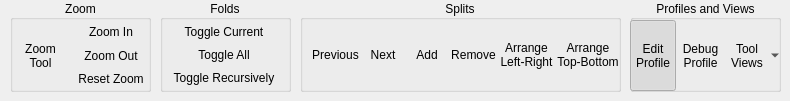
    <widget class="QWidget" name="tabView">
     <attribute name="title">
      <string>View</string>
     </attribute>
     <widget class="QGroupBox" name="groupBox_6">
      <property name="geometry">
       <rect>
        <x>10</x>
        <y>0</y>
        <width>141</width>
        <height>92</height>
       </rect>
      </property>
      <property name="sizePolicy">
       <sizepolicy hsizetype="Fixed" vsizetype="Fixed">
        <horstretch>0</horstretch>
        <verstretch>0</verstretch>
       </sizepolicy>
      </property>
      <property name="title">
       <string>Zoom</string>
      </property>
      <property name="alignment">
       <set>Qt::AlignCenter</set>
      </property>
      <property name="flat">
       <bool>true</bool>
      </property>
      <widget class="QWidget" name="layoutWidget">
       <property name="geometry">
        <rect>
         <x>0</x>
         <y>20</y>
         <width>141</width>
         <height>71</height>
        </rect>
       </property>
       <layout class="QGridLayout" name="gridLayout">
        <property name="spacing">
         <number>0</number>
        </property>
        <item row="0" column="0" rowspan="3">
         <widget class="QToolButton" name="toolButton_24">
          <property name="sizePolicy">
           <sizepolicy hsizetype="Preferred" vsizetype="Expanding">
            <horstretch>0</horstretch>
            <verstretch>0</verstretch>
           </sizepolicy>
          </property>
          <property name="minimumSize">
           <size>
            <width>44</width>
            <height>0</height>
           </size>
          </property>
          <property name="text">
           <string>Zoom
Tool</string>
          </property>
          <property name="icon">
           <iconset resource="../../Resources/Icons/ericActions.qrc">
            <normaloff>:/View/zoomTo.png</normaloff>:/View/zoomTo.png</iconset>
          </property>
          <property name="iconSize">
           <size>
            <width>22</width>
            <height>22</height>
           </size>
          </property>
          <property name="toolButtonStyle">
           <enum>Qt::ToolButtonTextUnderIcon</enum>
          </property>
          <property name="autoRaise">
           <bool>true</bool>
          </property>
         </widget>
        </item>
        <item row="0" column="1">
         <widget class="QToolButton" name="toolButton_3">
          <property name="sizePolicy">
           <sizepolicy hsizetype="Preferred" vsizetype="Expanding">
            <horstretch>0</horstretch>
            <verstretch>0</verstretch>
           </sizepolicy>
          </property>
          <property name="minimumSize">
           <size>
            <width>44</width>
            <height>22</height>
           </size>
          </property>
          <property name="text">
           <string>Zoom In</string>
          </property>
          <property name="icon">
           <iconset resource="../../Resources/Icons/ericActions.qrc">
            <normaloff>:/View/zoomin.png</normaloff>:/View/zoomin.png</iconset>
          </property>
          <property name="iconSize">
           <size>
            <width>16</width>
            <height>16</height>
           </size>
          </property>
          <property name="toolButtonStyle">
           <enum>Qt::ToolButtonTextBesideIcon</enum>
          </property>
          <property name="autoRaise">
           <bool>true</bool>
          </property>
         </widget>
        </item>
        <item row="1" column="1">
         <widget class="QToolButton" name="toolButton_18">
          <property name="sizePolicy">
           <sizepolicy hsizetype="Preferred" vsizetype="Expanding">
            <horstretch>0</horstretch>
            <verstretch>0</verstretch>
           </sizepolicy>
          </property>
          <property name="minimumSize">
           <size>
            <width>44</width>
            <height>22</height>
           </size>
          </property>
          <property name="text">
           <string>Zoom Out</string>
          </property>
          <property name="icon">
           <iconset resource="../../Resources/Icons/ericActions.qrc">
            <normaloff>:/View/zoomout.png</normaloff>:/View/zoomout.png</iconset>
          </property>
          <property name="iconSize">
           <size>
            <width>16</width>
            <height>16</height>
           </size>
          </property>
          <property name="toolButtonStyle">
           <enum>Qt::ToolButtonTextBesideIcon</enum>
          </property>
          <property name="autoRaise">
           <bool>true</bool>
          </property>
         </widget>
        </item>
        <item row="2" column="1">
         <widget class="QToolButton" name="toolButton_19">
          <property name="sizePolicy">
           <sizepolicy hsizetype="Preferred" vsizetype="Expanding">
            <horstretch>0</horstretch>
            <verstretch>0</verstretch>
           </sizepolicy>
          </property>
          <property name="minimumSize">
           <size>
            <width>44</width>
            <height>22</height>
           </size>
          </property>
          <property name="text">
           <string>Reset Zoom</string>
          </property>
          <property name="icon">
           <iconset resource="../../Resources/Icons/ericActions.qrc">
            <normaloff>:/View/zoomreset.png</normaloff>:/View/zoomreset.png</iconset>
          </property>
          <property name="iconSize">
           <size>
            <width>16</width>
            <height>16</height>
           </size>
          </property>
          <property name="toolButtonStyle">
           <enum>Qt::ToolButtonTextBesideIcon</enum>
          </property>
          <property name="autoRaise">
           <bool>true</bool>
          </property>
         </widget>
        </item>
       </layout>
      </widget>
     </widget>
     <widget class="QGroupBox" name="groupBox_7">
      <property name="geometry">
       <rect>
        <x>160</x>
        <y>0</y>
        <width>131</width>
        <height>92</height>
       </rect>
      </property>
      <property name="sizePolicy">
       <sizepolicy hsizetype="Fixed" vsizetype="Fixed">
        <horstretch>0</horstretch>
        <verstretch>0</verstretch>
       </sizepolicy>
      </property>
      <property name="title">
       <string>Folds</string>
      </property>
      <property name="alignment">
       <set>Qt::AlignCenter</set>
      </property>
      <property name="flat">
       <bool>true</bool>
      </property>
      <widget class="QWidget" name="layoutWidget_5">
       <property name="geometry">
        <rect>
         <x>0</x>
         <y>19</y>
         <width>128</width>
         <height>71</height>
        </rect>
       </property>
       <layout class="QVBoxLayout" name="verticalLayout_6">
        <property name="spacing">
         <number>0</number>
        </property>
        <item>
         <widget class="QToolButton" name="toolButton_20">
          <property name="sizePolicy">
           <sizepolicy hsizetype="Expanding" vsizetype="Fixed">
            <horstretch>0</horstretch>
            <verstretch>0</verstretch>
           </sizepolicy>
          </property>
          <property name="text">
           <string>Toggle Current</string>
          </property>
          <property name="icon">
           <iconset resource="../../Resources/Icons/ericActions.qrc">
            <normaloff>:/Edit/editDelete.png</normaloff>:/Edit/editDelete.png</iconset>
          </property>
          <property name="iconSize">
           <size>
            <width>16</width>
            <height>16</height>
           </size>
          </property>
          <property name="toolButtonStyle">
           <enum>Qt::ToolButtonTextBesideIcon</enum>
          </property>
          <property name="autoRaise">
           <bool>true</bool>
          </property>
         </widget>
        </item>
        <item>
         <widget class="QToolButton" name="toolButton_22">
          <property name="sizePolicy">
           <sizepolicy hsizetype="Expanding" vsizetype="Fixed">
            <horstretch>0</horstretch>
            <verstretch>0</verstretch>
           </sizepolicy>
          </property>
          <property name="text">
           <string>Toggle All</string>
          </property>
          <property name="icon">
           <iconset resource="../../Resources/Icons/ericActions.qrc">
            <normaloff>:/Edit/editDelete.png</normaloff>:/Edit/editDelete.png</iconset>
          </property>
          <property name="iconSize">
           <size>
            <width>16</width>
            <height>16</height>
           </size>
          </property>
          <property name="toolButtonStyle">
           <enum>Qt::ToolButtonTextBesideIcon</enum>
          </property>
          <property name="autoRaise">
           <bool>true</bool>
          </property>
         </widget>
        </item>
        <item>
         <widget class="QToolButton" name="toolButton_23">
          <property name="sizePolicy">
           <sizepolicy hsizetype="Expanding" vsizetype="Fixed">
            <horstretch>0</horstretch>
            <verstretch>0</verstretch>
           </sizepolicy>
          </property>
          <property name="text">
           <string>Toggle Recursively</string>
          </property>
          <property name="icon">
           <iconset resource="../../Resources/Icons/ericActions.qrc">
            <normaloff>:/Edit/editDelete.png</normaloff>:/Edit/editDelete.png</iconset>
          </property>
          <property name="iconSize">
           <size>
            <width>16</width>
            <height>16</height>
           </size>
          </property>
          <property name="toolButtonStyle">
           <enum>Qt::ToolButtonTextBesideIcon</enum>
          </property>
          <property name="autoRaise">
           <bool>true</bool>
          </property>
         </widget>
        </item>
       </layout>
      </widget>
     </widget>
     <widget class="QGroupBox" name="groupBox_17">
      <property name="geometry">
       <rect>
        <x>300</x>
        <y>0</y>
        <width>321</width>
        <height>92</height>
       </rect>
      </property>
      <property name="sizePolicy">
       <sizepolicy hsizetype="Fixed" vsizetype="Fixed">
        <horstretch>0</horstretch>
        <verstretch>0</verstretch>
       </sizepolicy>
      </property>
      <property name="title">
       <string>Splits</string>
      </property>
      <property name="alignment">
       <set>Qt::AlignCenter</set>
      </property>
      <property name="flat">
       <bool>true</bool>
      </property>
      <widget class="QWidget" name="layoutWidget">
       <property name="geometry">
        <rect>
         <x>10</x>
         <y>20</y>
         <width>311</width>
         <height>70</height>
        </rect>
       </property>
       <layout class="QHBoxLayout" name="horizontalLayout_12">
        <property name="spacing">
         <number>0</number>
        </property>
        <item>
         <widget class="QToolButton" name="toolButton_70">
          <property name="sizePolicy">
           <sizepolicy hsizetype="Preferred" vsizetype="Expanding">
            <horstretch>0</horstretch>
            <verstretch>0</verstretch>
           </sizepolicy>
          </property>
          <property name="minimumSize">
           <size>
            <width>44</width>
            <height>22</height>
           </size>
          </property>
          <property name="text">
           <string>Previous</string>
          </property>
          <property name="icon">
           <iconset resource="../../Resources/Icons/ericActions.qrc">
            <normaloff>:/View/prevsplit.png</normaloff>:/View/prevsplit.png</iconset>
          </property>
          <property name="iconSize">
           <size>
            <width>32</width>
            <height>32</height>
           </size>
          </property>
          <property name="toolButtonStyle">
           <enum>Qt::ToolButtonTextUnderIcon</enum>
          </property>
          <property name="autoRaise">
           <bool>true</bool>
          </property>
         </widget>
        </item>
        <item>
         <widget class="QToolButton" name="toolButton_69">
          <property name="sizePolicy">
           <sizepolicy hsizetype="Preferred" vsizetype="Expanding">
            <horstretch>0</horstretch>
            <verstretch>0</verstretch>
           </sizepolicy>
          </property>
          <property name="minimumSize">
           <size>
            <width>44</width>
            <height>22</height>
           </size>
          </property>
          <property name="text">
           <string>Next</string>
          </property>
          <property name="icon">
           <iconset resource="../../Resources/Icons/ericActions.qrc">
            <normaloff>:/View/nextsplit.png</normaloff>:/View/nextsplit.png</iconset>
          </property>
          <property name="iconSize">
           <size>
            <width>32</width>
            <height>32</height>
           </size>
          </property>
          <property name="toolButtonStyle">
           <enum>Qt::ToolButtonTextUnderIcon</enum>
          </property>
          <property name="autoRaise">
           <bool>true</bool>
          </property>
         </widget>
        </item>
        <item>
         <widget class="QToolButton" name="toolButton_71">
          <property name="sizePolicy">
           <sizepolicy hsizetype="Preferred" vsizetype="Expanding">
            <horstretch>0</horstretch>
            <verstretch>0</verstretch>
           </sizepolicy>
          </property>
          <property name="minimumSize">
           <size>
            <width>44</width>
            <height>0</height>
           </size>
          </property>
          <property name="text">
           <string>Add</string>
          </property>
          <property name="icon">
           <iconset resource="../../Resources/Icons/ericActions.qrc">
            <normaloff>:/View/view_right.png</normaloff>:/View/view_right.png</iconset>
          </property>
          <property name="iconSize">
           <size>
            <width>32</width>
            <height>32</height>
           </size>
          </property>
          <property name="toolButtonStyle">
           <enum>Qt::ToolButtonTextUnderIcon</enum>
          </property>
          <property name="autoRaise">
           <bool>true</bool>
          </property>
         </widget>
        </item>
        <item>
         <widget class="QToolButton" name="toolButton_72">
          <property name="sizePolicy">
           <sizepolicy hsizetype="Preferred" vsizetype="Expanding">
            <horstretch>0</horstretch>
            <verstretch>0</verstretch>
           </sizepolicy>
          </property>
          <property name="minimumSize">
           <size>
            <width>44</width>
            <height>22</height>
           </size>
          </property>
          <property name="text">
           <string>Remove</string>
          </property>
          <property name="icon">
           <iconset resource="../../Resources/Icons/ericActions.qrc">
            <normaloff>:/View/removesplit.png</normaloff>:/View/removesplit.png</iconset>
          </property>
          <property name="iconSize">
           <size>
            <width>32</width>
            <height>32</height>
           </size>
          </property>
          <property name="toolButtonStyle">
           <enum>Qt::ToolButtonTextUnderIcon</enum>
          </property>
          <property name="autoRaise">
           <bool>true</bool>
          </property>
         </widget>
        </item>
        <item>
         <widget class="QToolButton" name="toolButton_68">
          <property name="sizePolicy">
           <sizepolicy hsizetype="Preferred" vsizetype="Expanding">
            <horstretch>0</horstretch>
            <verstretch>0</verstretch>
           </sizepolicy>
          </property>
          <property name="minimumSize">
           <size>
            <width>44</width>
            <height>22</height>
           </size>
          </property>
          <property name="text">
           <string>Arrange
Left-Right</string>
          </property>
          <property name="icon">
           <iconset resource="../../Resources/Icons/ericActions.qrc">
            <normaloff>:/View/view_left_right.png</normaloff>:/View/view_left_right.png</iconset>
          </property>
          <property name="iconSize">
           <size>
            <width>32</width>
            <height>32</height>
           </size>
          </property>
          <property name="popupMode">
           <enum>QToolButton::DelayedPopup</enum>
          </property>
          <property name="toolButtonStyle">
           <enum>Qt::ToolButtonTextUnderIcon</enum>
          </property>
          <property name="autoRaise">
           <bool>true</bool>
          </property>
         </widget>
        </item>
        <item>
         <widget class="QToolButton" name="toolButton_108">
          <property name="sizePolicy">
           <sizepolicy hsizetype="Preferred" vsizetype="Expanding">
            <horstretch>0</horstretch>
            <verstretch>0</verstretch>
           </sizepolicy>
          </property>
          <property name="minimumSize">
           <size>
            <width>44</width>
            <height>22</height>
           </size>
          </property>
          <property name="text">
           <string>Arrange
Top-Bottom</string>
          </property>
          <property name="icon">
           <iconset resource="../../Resources/Icons/ericActions.qrc">
            <normaloff>:/View/view_top_bottom.png</normaloff>:/View/view_top_bottom.png</iconset>
          </property>
          <property name="iconSize">
           <size>
            <width>32</width>
            <height>32</height>
           </size>
          </property>
          <property name="popupMode">
           <enum>QToolButton::DelayedPopup</enum>
          </property>
          <property name="toolButtonStyle">
           <enum>Qt::ToolButtonTextUnderIcon</enum>
          </property>
          <property name="autoRaise">
           <bool>true</bool>
          </property>
         </widget>
        </item>
       </layout>
      </widget>
     </widget>
     <widget class="QGroupBox" name="groupBox_19">
      <property name="geometry">
       <rect>
        <x>630</x>
        <y>0</y>
        <width>151</width>
        <height>92</height>
       </rect>
      </property>
      <property name="sizePolicy">
       <sizepolicy hsizetype="Fixed" vsizetype="Fixed">
        <horstretch>0</horstretch>
        <verstretch>0</verstretch>
       </sizepolicy>
      </property>
      <property name="title">
       <string>Profiles and Views</string>
      </property>
      <property name="alignment">
       <set>Qt::AlignCenter</set>
      </property>
      <property name="flat">
       <bool>true</bool>
      </property>
      <widget class="QWidget" name="layoutWidget">
       <property name="geometry">
        <rect>
         <x>0</x>
         <y>20</y>
         <width>151</width>
         <height>71</height>
        </rect>
       </property>
       <layout class="QHBoxLayout" name="horizontalLayout_13">
        <property name="spacing">
         <number>0</number>
        </property>
        <item>
         <widget class="QToolButton" name="toolButton_75">
          <property name="sizePolicy">
           <sizepolicy hsizetype="Preferred" vsizetype="Expanding">
            <horstretch>0</horstretch>
            <verstretch>0</verstretch>
           </sizepolicy>
          </property>
          <property name="minimumSize">
           <size>
            <width>44</width>
            <height>22</height>
           </size>
          </property>
          <property name="text">
           <string>Edit
Profile</string>
          </property>
          <property name="icon">
           <iconset resource="../../Resources/Icons/ericActions.qrc">
            <normaloff>:/View/viewProfileEdit.png</normaloff>:/View/viewProfileEdit.png</iconset>
          </property>
          <property name="iconSize">
           <size>
            <width>22</width>
            <height>22</height>
           </size>
          </property>
          <property name="checkable">
           <bool>true</bool>
          </property>
          <property name="checked">
           <bool>true</bool>
          </property>
          <property name="popupMode">
           <enum>QToolButton::DelayedPopup</enum>
          </property>
          <property name="toolButtonStyle">
           <enum>Qt::ToolButtonTextUnderIcon</enum>
          </property>
          <property name="autoRaise">
           <bool>true</bool>
          </property>
         </widget>
        </item>
        <item>
         <widget class="QToolButton" name="toolButton_76">
          <property name="sizePolicy">
           <sizepolicy hsizetype="Preferred" vsizetype="Expanding">
            <horstretch>0</horstretch>
            <verstretch>0</verstretch>
           </sizepolicy>
          </property>
          <property name="minimumSize">
           <size>
            <width>44</width>
            <height>0</height>
           </size>
          </property>
          <property name="text">
           <string>Debug
Profile</string>
          </property>
          <property name="icon">
           <iconset resource="../../Resources/Icons/ericActions.qrc">
            <normaloff>:/View/viewProfileDebug.png</normaloff>:/View/viewProfileDebug.png</iconset>
          </property>
          <property name="iconSize">
           <size>
            <width>22</width>
            <height>22</height>
           </size>
          </property>
          <property name="checkable">
           <bool>true</bool>
          </property>
          <property name="toolButtonStyle">
           <enum>Qt::ToolButtonTextUnderIcon</enum>
          </property>
          <property name="autoRaise">
           <bool>true</bool>
          </property>
         </widget>
        </item>
        <item>
         <widget class="QToolButton" name="toolButton_109">
          <property name="sizePolicy">
           <sizepolicy hsizetype="Preferred" vsizetype="Expanding">
            <horstretch>0</horstretch>
            <verstretch>0</verstretch>
           </sizepolicy>
          </property>
          <property name="minimumSize">
           <size>
            <width>44</width>
            <height>0</height>
           </size>
          </property>
          <property name="text">
           <string>Tool
Views</string>
          </property>
          <property name="icon">
           <iconset resource="../../Resources/Icons/ericActions.qrc">
            <normaloff>:/View/toolsConfigure.png</normaloff>:/View/toolsConfigure.png</iconset>
          </property>
          <property name="iconSize">
           <size>
            <width>22</width>
            <height>22</height>
           </size>
          </property>
          <property name="checkable">
           <bool>true</bool>
          </property>
          <property name="popupMode">
           <enum>QToolButton::MenuButtonPopup</enum>
          </property>
          <property name="toolButtonStyle">
           <enum>Qt::ToolButtonTextUnderIcon</enum>
          </property>
          <property name="autoRaise">
           <bool>true</bool>
          </property>
         </widget>
        </item>
       </layout>
      </widget>
     </widget>
    </widget>
